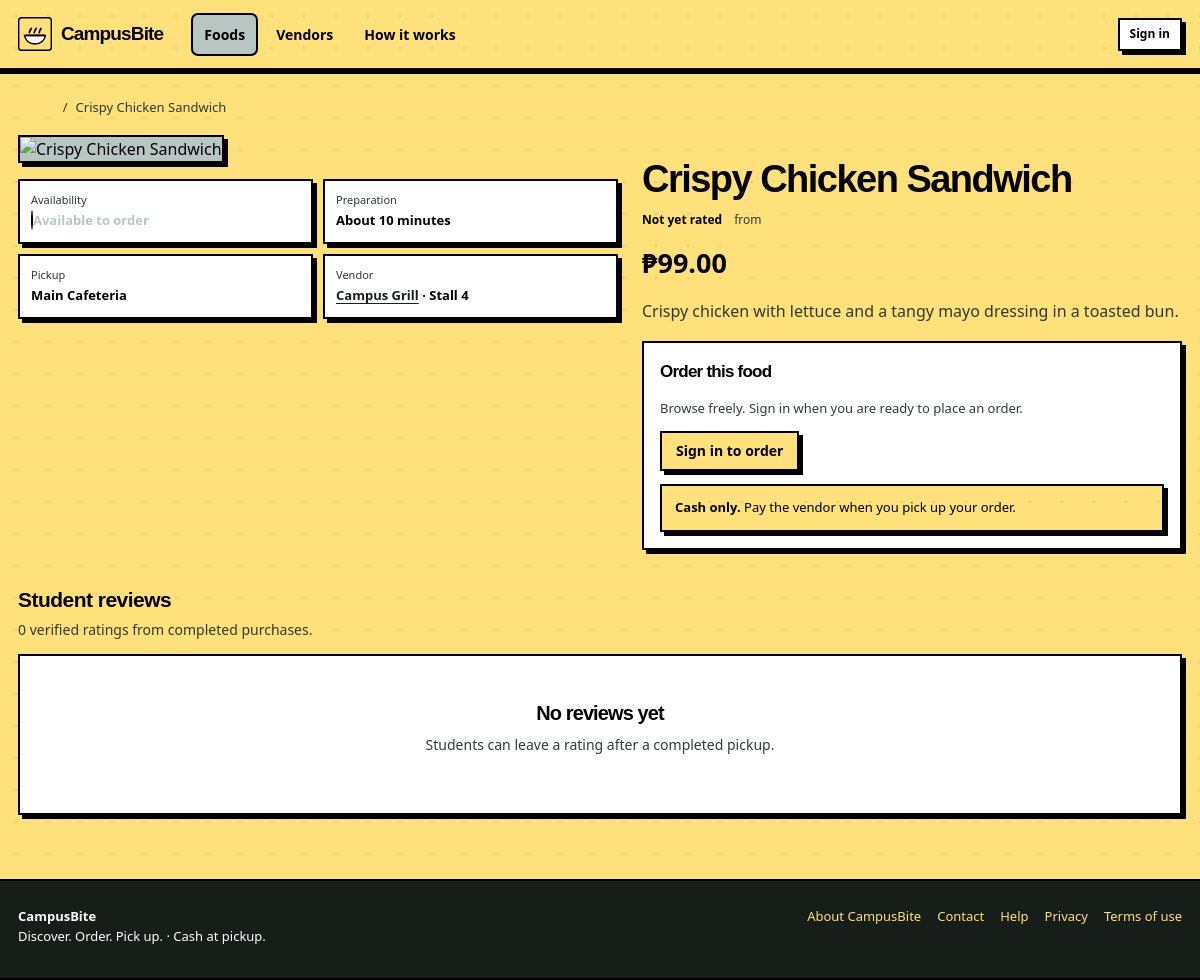
The app's page /index.php?r=food&id=2 with its own data.
### tables this page shows
CREATE TABLE IF NOT EXISTS system_settings (
  setting_key VARCHAR(100) NOT NULL,
  setting_value TEXT NOT NULL,
  updated_by INT UNSIGNED NULL,
  updated_at DATETIME NOT NULL DEFAULT CURRENT_TIMESTAMP ON UPDATE CURRENT_TIMESTAMP,
  PRIMARY KEY (setting_key),
  CONSTRAINT fk_settings_updater FOREIGN KEY (updated_by) REFERENCES users(id) ON DELETE SET NULL
);

CREATE TABLE IF NOT EXISTS foods (
  id INT UNSIGNED NOT NULL AUTO_INCREMENT,
  vendor_id INT UNSIGNED NOT NULL,
  category_id INT UNSIGNED NULL,
  media_id BIGINT UNSIGNED NULL,
  name VARCHAR(140) NOT NULL,
  slug VARCHAR(160) NOT NULL,
  description TEXT NULL,
  price DECIMAL(10,2) NOT NULL,
  prep_minutes SMALLINT UNSIGNED NOT NULL DEFAULT 10,
  is_available TINYINT(1) NOT NULL DEFAULT 1,
  is_featured TINYINT(1) NOT NULL DEFAULT 0,
  created_at DATETIME NOT NULL DEFAULT CURRENT_TIMESTAMP,
  updated_at DATETIME NOT NULL DEFAULT CURRENT_TIMESTAMP ON UPDATE CURRENT_TIMESTAMP,
  PRIMARY KEY (id),
  UNIQUE KEY uq_food_vendor_slug (vendor_id, slug),
  KEY idx_food_vendor_available (vendor_id, is_available),
  KEY idx_food_category_available (category_id, is_available),
  KEY idx_food_featured (is_featured, is_available),
  CONSTRAINT fk_foods_vendor FOREIGN KEY (vendor_id) REFERENCES vendors(id) ON DELETE RESTRICT,
  CONSTRAINT fk_foods_category FOREIGN KEY (category_id) REFERENCES food_categories(id) ON DELETE SET NULL,
  CONSTRAINT fk_foods_media FOREIGN KEY (media_id) REFERENCES media(id) ON DELETE SET NULL
);

CREATE TABLE IF NOT EXISTS vendors (
  id INT UNSIGNED NOT NULL AUTO_INCREMENT,
  user_id INT UNSIGNED NOT NULL,
  name VARCHAR(120) NOT NULL,
  slug VARCHAR(150) NOT NULL,
  description TEXT NULL,
  pickup_location VARCHAR(180) NOT NULL,
  stall_label VARCHAR(80) NULL,
  prep_minutes SMALLINT UNSIGNED NOT NULL DEFAULT 15,
  logo_media_id BIGINT UNSIGNED NULL,
  status ENUM('PENDING','ACTIVE','REJECTED','SUSPENDED') NOT NULL DEFAULT 'PENDING',
  approved_at DATETIME NULL,
  approved_by INT UNSIGNED NULL,
  created_at DATETIME NOT NULL DEFAULT CURRENT_TIMESTAMP,
  updated_at DATETIME NOT NULL DEFAULT CURRENT_TIMESTAMP ON UPDATE CURRENT_TIMESTAMP,
  PRIMARY KEY (id),
  UNIQUE KEY uq_vendors_user (user_id),
  UNIQUE KEY uq_vendors_slug (slug),
  KEY idx_vendors_status (status),
  CONSTRAINT fk_vendors_user FOREIGN KEY (user_id) REFERENCES users(id) ON DELETE RESTRICT,
  CONSTRAINT fk_vendors_logo FOREIGN KEY (logo_media_id) REFERENCES media(id) ON DELETE SET NULL,
  CONSTRAINT fk_vendors_approver FOREIGN KEY (approved_by) REFERENCES users(id) ON DELETE SET NULL
);

CREATE TABLE IF NOT EXISTS cms_content (
  id INT UNSIGNED NOT NULL AUTO_INCREMENT,
  content_key VARCHAR(100) NOT NULL,
  title VARCHAR(180) NOT NULL,
  body MEDIUMTEXT NULL,
  section VARCHAR(40) NOT NULL DEFAULT 'page',
  image_media_id BIGINT UNSIGNED NULL,
  is_published TINYINT(1) NOT NULL DEFAULT 1,
  updated_by INT UNSIGNED NULL,
  created_at DATETIME NOT NULL DEFAULT CURRENT_TIMESTAMP,
  updated_at DATETIME NOT NULL DEFAULT CURRENT_TIMESTAMP ON UPDATE CURRENT_TIMESTAMP,
  PRIMARY KEY (id),
  UNIQUE KEY uq_cms_key (content_key),
  KEY idx_cms_section_published (section, is_published),
  CONSTRAINT fk_cms_media FOREIGN KEY (image_media_id) REFERENCES media(id) ON DELETE SET NULL,
  CONSTRAINT fk_cms_updater FOREIGN KEY (updated_by) REFERENCES users(id) ON DELETE SET NULL
);

### views/public/food-detail.php (the view, shortened to what the rows shown need)
<nav class="breadcrumb" aria-label="Breadcrumb"><a href="<?= h(app_url('foods')) ?>">Foods</a><span aria-hidden="true">/</span><span><?= h($food['name']) ?></span></nav>
<section class="detail-layout" aria-labelledby="food-title">
  <div>
    <div class="detail-facts">
      <div class="fact"><span>Preparation</span><strong>About <?= (int) $food['prep_minutes'] ?> minutes</strong></div>
      <div class="fact"><span>Pickup</span><strong><?= h($food['pickup_location']) ?></strong></div>
      <div class="fact"><span>Vendor</span><strong><a href="<?= h(app_url('vendor', ['slug' => $food['vendor_slug']])) ?>"><?= h($food['vendor_name']) ?></a><?= $food['stall_label'] ? ' · ' . h($food['stall_label']) : '' ?></strong></div>
    </div>
  </div>
  <div class="detail-info">
    <p class="eyebrow"><?= h($food['category_name'] ?? 'Campus food') ?></p>
    <h1 id="food-title"><?= h($food['name']) ?></h1>
    <div class="food-meta" style="margin-top:10px"><span class="rating"></span><span></span></div>
    <p class="detail-price"><?= h(money($food['price'])) ?></p>
    <p class="detail-copy"><?= nl2br(h($food['description'] ?: 'Freshly prepared by a campus vendor.')) ?></p>
    <div class="surface" style="margin-top:18px">
      <h2 class="panel-title">Order this food</h2>
      <?php $user = current_user(); if (empty($food['accepting_orders'])): ?>
        <p class="muted small">This vendor is not accepting new orders right now. You can still browse the menu.</p>
      <?php elseif (!$user): ?>
        <p class="muted small">Browse freely. Sign in when you are ready to place an order.</p><a class="button" href="<?= h(app_url('auth.login')) ?>">Sign in to order</a>
      <?php else: ?>
        <p class="muted small">Ordering is available from a student account.</p>
      <?php endif; ?>
      <p class="cash-note" style="margin-bottom:0"><strong>Cash only.</strong> Pay the vendor when you pick up your order.</p>
    </div>
  </div>
</section>
<section aria-labelledby="reviews-title">
  <div class="section-heading"><div><h2 id="reviews-title">Student reviews</h2><p><?= (int) $food['rating_count'] ?> verified rating<?= (int) $food['rating_count'] === 1 ? '' : 's' ?> from completed purchases.</p></div></div>
  <?php if ($reviews): ?><div class="review-list">
    <?php foreach ($reviews as $review): ?>
      <article class="review-card">
        <div class="spread"><div><strong><?= h($review['full_name']) ?></strong><span class="muted small"> · <?= h(format_datetime($review['created_at'], 'M j, Y')) ?></span></div><span class="stars" aria-label="<?= (int) $review['rating'] ?> out of 5 stars"><?= str_repeat('★', (int) $review['rating']) ?><?= str_repeat('☆', 5-(int) $review['rating']) ?></span></div>
        <?php if ($review['comment']): ?><p><?= nl2br(h($review['comment'])) ?></p><?php endif; ?>
        <?php if ($review['vendor_response']): ?><div class="vendor-reply"><strong>Vendor response</strong><p><?= nl2br(h($review['vendor_response'])) ?></p></div><?php endif; ?>
        <?php if (current_user() && current_user()['role'] === 'STUDENT' && (int) current_user()['id'] !== (int) $review['user_id']): ?>
          <details><summary class="small">Report this review</summary><form method="post" action="<?= h(app_url('reviews.report')) ?>" class="row-wrap" style="margin-top:9px"><?= csrf_field() ?><input type="hidden" name="review_id" value="<?= (int) $review['id'] ?>"><label class="sr-only" for="report-<?= (int) $review['id'] ?>">Why are you reporting this review?</label><input id="report-<?= (int) $review['id'] ?>" class="control" name="reason" maxlength="500" placeholder="Reason for report" required style="max-width:380px"><button class="button button-secondary button-small" type="submit">Send report</button></form></details>
        <?php endif; ?>
      </article>
    <?php endforeach; ?>
  </div><?php else: ?><div class="empty-state"><h2>No reviews yet</h2><p>Students can leave a rating after a completed pickup.</p></div><?php endif; ?>
</section>

### views/layouts/header.php (shortened to what the rows shown need)
<?php
$user = current_user();
$currentRoute = (string) ($_GET['r'] ?? 'home');
$vendorContext = $user && $user['role'] === 'VENDOR' ? current_vendor() : null;
$unreadCount = 0;
$cartCount = 0;
$workspaceMode = $user && in_array($user['role'], ['STUDENT', 'VENDOR', 'ADMIN'], true);
$bodyClasses = $workspaceMode ? 'workspace-body' . ($user['role'] === 'STUDENT' ? ' student-workspace-body' : '') : '';
$workspaceRoleLabel = match ($user['role'] ?? '') {
    'ADMIN' => 'Administrator',
    'VENDOR' => 'Vendor',
    'STUDENT' => 'Student',
    default => 'Account',
};
$userName = trim((string) ($user['full_name'] ?? ''));
$userFirstName = $userName !== '' ? (explode(' ', $userName)[0] ?? $userName) : 'there';
$userInitial = strtoupper(mb_substr($userFirstName, 0, 1, 'UTF-8'));
$profileImageUrl = $user && !empty($user['profile_media_id']) ? app_url('media.view', ['id' => (int) $user['profile_media_id']]) : null;
$nav = [];
if (!$workspaceMode) {
    $nav = [['foods','Foods'],['vendors','Vendors'],['content&page=help','How it works']];
}
?>
<!doctype html>
<html lang="en">
<head>
  <title><?= h(($title ?? 'Discover campus food') . ' · ' . site_name()) ?></title>
  <link rel="stylesheet" href="https://api.fontshare.com/v2/css?f[]=cabinet-grotesk@400,500,700,800&amp;display=swap">
  <link rel="stylesheet" href="https://api.fontshare.com/v2/css?f[]=satoshi@400,500,700&amp;display=swap">
  <link rel="stylesheet" href="<?= h(APP_BASE) ?>/assets/css/app.css">
</head>
<body<?= $bodyClasses !== '' ? ' class="' . h($bodyClasses) . '"' : '' ?>>
<?php if ($workspaceMode): ?>
<div class="workspace-shell" data-workspace-layout>
  <?php require APP_ROOT . '/views/layouts/sidebar.php'; ?>
  <button class="workspace-backdrop" type="button" data-sidebar-close aria-label="Close navigation" hidden></button>
  <div class="workspace-main">
    <header class="workspace-topbar">
      <div class="workspace-topbar-leading">
        <button class="workspace-menu-toggle" type="button" data-sidebar-toggle aria-expanded="false" aria-controls="workspace-sidebar" aria-label="Open navigation">
          <svg viewBox="0 0 24 24" aria-hidden="true" focusable="false"><path d="M4 7h16M4 12h16M4 17h16"/></svg>
        </button>
        <div class="workspace-greeting">
          <span class="workspace-topbar-kicker"><?= h($workspaceRoleLabel) ?> workspace</span>
          <strong>Good day, <?= h($userFirstName) ?></strong>
        </div>
      </div>
      <div class="workspace-topbar-actions">
        <a class="workspace-updates" href="<?= h(app_url('notifications')) ?>" aria-label="Notifications<?= $unreadCount ? ', ' . (int) $unreadCount . ' unread' : '' ?>" data-live-unread-link data-live-label="Notifications" data-live-badge-class="workspace-topbar-badge">
          <svg viewBox="0 0 24 24" aria-hidden="true" focusable="false"><path d="M18 9a6 6 0 0 0-12 0c0 7-3 7-3 9h18c0-2-3-2-3-9M10 21h4"/></svg>
          <span>Updates</span><?php if ($unreadCount): ?><span class="workspace-topbar-badge" data-live-unread-badge aria-hidden="true"><?= (int) $unreadCount ?></span><?php endif; ?>
        </a>
        <a class="workspace-topbar-account" href="<?= h(app_url('profile')) ?>" aria-label="My profile">
          <span class="workspace-avatar workspace-avatar-small" aria-hidden="true"><?php if ($profileImageUrl): ?><img src="<?= h($profileImageUrl) ?>" alt=""><?php else: ?><?= h($userInitial) ?><?php endif; ?></span>
          <span class="workspace-topbar-account-label">My profile<small>Profile &amp; contact details</small></span>
        </a>
      </div>
    </header>
    <?php if ($user['role'] === 'STUDENT'):
      $studentQuickLinks = [
        ['key' => 'browse', 'route' => 'foods', 'label' => 'Browse', 'icon' => 'search', 'active' => ['foods', 'food']],
        ['key' => 'cart', 'route' => 'cart', 'label' => 'Cart', 'icon' => 'cart', 'active' => ['cart', 'cart.add', 'cart.update', 'cart.remove', 'checkout', 'order.place']],
        ['key' => 'orders', 'route' => 'my.orders', 'label' => 'Orders', 'icon' => 'receipt', 'active' => ['my.orders', 'my.order', 'my.order.cancel']],
        ['key' => 'updates', 'route' => 'notifications', 'label' => 'Updates', 'icon' => 'bell', 'active' => ['notifications', 'notifications.open', 'notifications.read']],
      ];
    ?>
      <nav class="student-bottom-nav" aria-label="Student quick navigation">
        <?php foreach ($studentQuickLinks as $quickLink):
          $quickIsCurrent = in_array($currentRoute, $quickLink['active'], true);
          $quickBadgeCount = $quickLink['key'] === 'cart' ? $cartCount : ($quickLink['key'] === 'updates' ? $unreadCount : 0);
          $quickAccessibleLabel = $quickLink['label'];
          if ($quickBadgeCount > 0) $quickAccessibleLabel .= ', ' . $quickBadgeCount . ($quickLink['key'] === 'cart' ? ($quickBadgeCount === 1 ? ' item in cart' : ' items in cart') : ' unread');
        ?>
          <a class="student-bottom-nav-link<?= $quickIsCurrent ? ' is-current' : '' ?>" href="<?= h(app_url($quickLink['route'])) ?>" aria-label="<?= h($quickAccessibleLabel) ?>"<?= $quickLink['key'] === 'updates' ? ' data-live-unread-link data-live-label="Updates" data-live-badge-class="student-bottom-nav-badge"' : '' ?><?= $quickIsCurrent ? ' aria-current="page"' : '' ?>>
            <span class="student-bottom-nav-icon" aria-hidden="true"><svg viewBox="0 0 24 24"><g fill="none" stroke="currentColor" stroke-width="1.8" stroke-linecap="round" stroke-linejoin="round"><?= $workspaceIcons[$quickLink['icon']] ?></g></svg></span>
            <span class="student-bottom-nav-label"><?= h($quickLink['label']) ?></span>
            <?php if ($quickBadgeCount > 0): ?><span class="student-bottom-nav-badge"<?= $quickLink['key'] === 'updates' ? ' data-live-unread-badge' : '' ?> aria-hidden="true"><?= $quickBadgeCount > 99 ? '99+' : $quickBadgeCount ?></span><?php endif; ?>
          </a>
        <?php endforeach; ?>
      </nav>
    <?php endif; ?>
    <main class="site-main workspace-site-main" id="main-content">
      <div class="workspace-content">
<?php else: ?>
<header class="site-header">
  <div class="container header-inner">
    <a class="brand" href="<?= h(app_url('home')) ?>" aria-label="<?= h(site_name()) ?> home">
      <img src="<?= h(APP_BASE) ?>/assets/icons/campusbite.svg" width="34" height="34" alt="">
      <span><?= h(site_name()) ?></span>
    </a>
    <nav class="main-nav" id="main-nav" data-main-nav aria-label="Main navigation">
      <?php foreach ($nav as [$target, $label]):
        $parts = explode('&', $target, 2); $navRoute = $parts[0]; $navParams = [];
        if (isset($parts[1])) parse_str($parts[1], $navParams);
        $active = $currentRoute === $navRoute || ($navRoute === 'foods' && in_array($currentRoute, ['food'], true)) || ($navRoute === 'vendor' && $currentRoute === 'vendors');
      ?>
        <a href="<?= h(app_url($navRoute, $navParams)) ?>"<?= $active ? ' aria-current="page"' : '' ?>><?= h($label) ?></a>
      <?php endforeach; ?>
    </nav>
    <div class="header-actions">
      <?php if ($user): ?>
        <a class="button button-quiet button-small" href="<?= h(app_url('notifications')) ?>" aria-label="Notifications<?= $unreadCount ? ', ' . (int) $unreadCount . ' unread' : '' ?>">Updates<?= $unreadCount ? ' · ' . (int) $unreadCount : '' ?></a>
        <a class="button button-quiet button-small" href="<?= h(app_url('account.password')) ?>">Password</a>
        <span class="header-user">Hi, <?= h($userFirstName) ?></span>
        <form class="inline-form" method="post" action="<?= h(app_url('auth.logout')) ?>">
          <?= csrf_field() ?>
          <button class="button button-secondary button-small" type="submit">Sign out</button>
        </form>
      <?php else: ?>
        <a class="button button-secondary button-small" href="<?= h(app_url('auth.login')) ?>">Sign in</a>
      <?php endif; ?>
    </div>
  </div>
</header>
<main class="site-main" id="main-content">
  <div class="container">
<?php endif; ?>

### views/layouts/footer.php (shortened to what the rows shown need)
<?php
$footerPages = [];
try {
    $footerPages = db_all("SELECT content_key, title FROM cms_content WHERE section='page' AND is_published=1 ORDER BY content_key");
} catch (Throwable $e) {
}
?>
      </div>
    </main>
    <footer class="site-footer<?= $workspaceMode ? ' workspace-footer' : '' ?>">
      <div class="container footer-inner">
        <div><strong><?= h(site_name()) ?></strong><br><span>Discover. Order. Pick up. · Cash at pickup.</span></div>
        <nav class="footer-links" aria-label="Information">
          <?php foreach ($footerPages as $page): if (preg_match('/^page\.([a-z0-9]+(?:-[a-z0-9]+)*)$/', (string) $page['content_key'], $match)): ?>
            <a href="<?= h(app_url('content', ['page' => $match[1]])) ?>"><?= h($page['title']) ?></a>
          <?php endif; endforeach; ?>
        </nav>
      </div>
    </footer>
</body>
</html>

### records on screen
system_settings: setting_value "CampusBite"
foods: name "Crispy Chicken Sandwich", prep_minutes "10", vendor.pickup_location "Main Cafeteria", vendor.name "Campus Grill", vendor.stall_label "Stall 4", price "₱99.00", description "Crispy chicken with lettuce and a tangy mayo dressing in a toasted bun."
cms_content: title "About CampusBite"
cms_content: title "Contact"
cms_content: title "Help"
cms_content: title "Privacy"
cms_content: title "Terms of use"

### other values on screen
$label "Foods"
$label "Vendors"
$label "How it works"
$food['rating_count'] "0"
